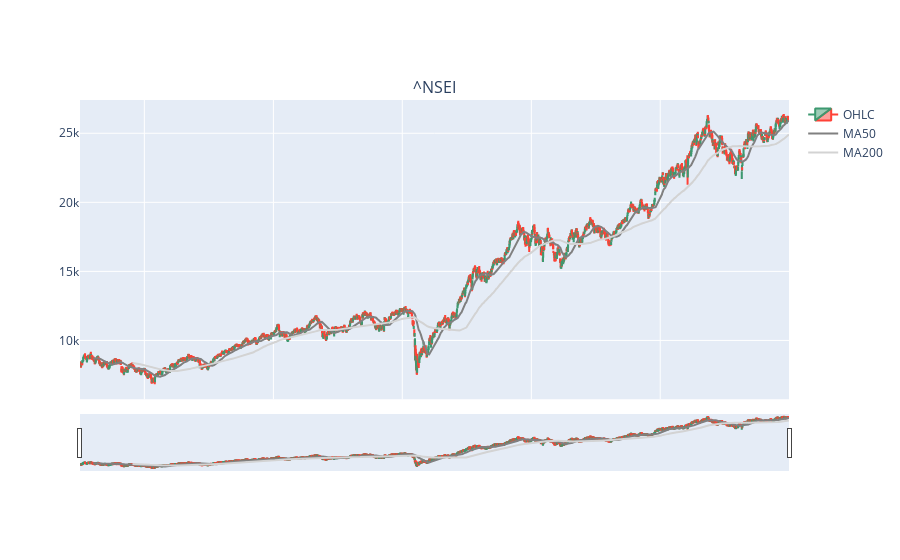

Write notebook code for a chart like this one.
### Markdown cell above
# Plotting MA50 and MA200

### Code cell
fig.add_trace(go.Scatter(x=df.index, y=df['MA50'], marker_color='grey', name='MA50'), row=1, col=1)
fig.add_trace(go.Scatter(x=df.index, y=df['MA200'], marker_color='lightgrey', name='MA200'), row=1, col=1)

### Figure 1 — Plotly figure (JSON) as saved in the notebook; plotly's stock layout.template omitted (floating-point values rounded to 4 significant figures; data arrays with more than 128 entries replaced by an {"elided": "..."} marker saying what was removed)
{"data": [{"close": {"elided": "2707 float values"}, "high": {"elided": "2707 float values"}, "low": {"elided": "2707 float values"}, "name": "OHLC", "open": {"elided": "2707 float values"}, "type": "candlestick", "x": {"elided": "2707 str values"}, "xaxis": "x", "yaxis": "y"}, {"marker": {"color": "grey"}, "name": "MA50", "type": "scatter", "x": {"elided": "2707 str values"}, "xaxis": "x", "y": {"elided": "2707 float values"}, "yaxis": "y"}, {"marker": {"color": "lightgrey"}, "name": "MA200", "type": "scatter", "x": {"elided": "2707 str values"}, "xaxis": "x", "y": {"elided": "2707 float values"}, "yaxis": "y"}], "layout": {"annotations": [{"font": {"size": 16}, "showarrow": false, "text": "^NSEI", "x": 0.5, "xanchor": "center", "xref": "paper", "y": 1, "yanchor": "bottom", "yref": "paper"}, {"font": {"size": 16}, "showarrow": false, "text": "Volume", "x": 0.5, "xanchor": "center", "xref": "paper", "y": 0.1125, "yanchor": "bottom", "yref": "paper"}], "autosize": true, "xaxis": {"anchor": "y", "autorange": true, "domain": [0, 1], "matches": "x2", "range": ["2015-01-01 12:00", "2025-12-30 12:00"], "rangeslider": {"autorange": true, "range": ["2015-01-01 12:00", "2025-12-30 12:00"], "yaxis": {"_template": null, "rangemode": "match"}}, "showticklabels": false, "type": "date"}, "xaxis2": {"anchor": "y2", "autorange": true, "domain": [0, 1], "range": ["2015-01-01 12:00", "2025-12-30 12:00"]}, "yaxis": {"anchor": "x", "autorange": true, "domain": [0.2125, 1], "range": [5742.0, 27410.0], "type": "linear"}, "yaxis2": {"anchor": "x2", "domain": [0, 0.1125]}}}
